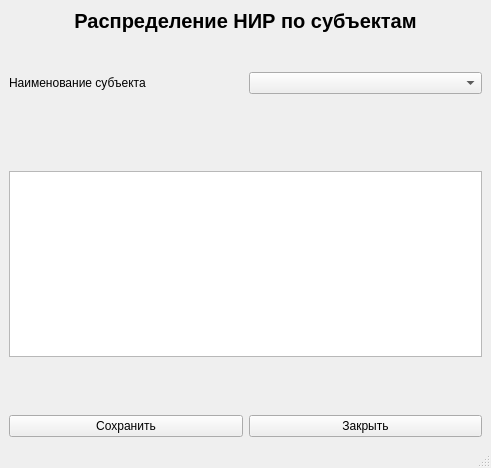
<?xml version="1.0" encoding="UTF-8"?>
<ui version="4.0">
 <class>MainWindow</class>
 <widget class="QMainWindow" name="MainWindow">
  <property name="geometry">
   <rect>
    <x>0</x>
    <y>0</y>
    <width>491</width>
    <height>468</height>
   </rect>
  </property>
  <property name="windowTitle">
   <string>MainWindow</string>
  </property>
  <widget class="QWidget" name="centralwidget">
   <layout class="QVBoxLayout" name="verticalLayout_3">
    <item>
     <layout class="QVBoxLayout" name="verticalLayout">
      <item>
       <widget class="QLabel" name="label">
        <property name="sizePolicy">
         <sizepolicy hsizetype="Preferred" vsizetype="Preferred">
          <horstretch>0</horstretch>
          <verstretch>0</verstretch>
         </sizepolicy>
        </property>
        <property name="font">
         <font>
          <pointsize>15</pointsize>
          <weight>75</weight>
          <italic>false</italic>
          <bold>true</bold>
          <underline>false</underline>
          <strikeout>false</strikeout>
          <kerning>true</kerning>
         </font>
        </property>
        <property name="tabletTracking">
         <bool>false</bool>
        </property>
        <property name="focusPolicy">
         <enum>Qt::NoFocus</enum>
        </property>
        <property name="acceptDrops">
         <bool>false</bool>
        </property>
        <property name="frameShape">
         <enum>QFrame::NoFrame</enum>
        </property>
        <property name="frameShadow">
         <enum>QFrame::Plain</enum>
        </property>
        <property name="text">
         <string>Распределение НИР по субъектам</string>
        </property>
        <property name="textFormat">
         <enum>Qt::AutoText</enum>
        </property>
        <property name="alignment">
         <set>Qt::AlignCenter</set>
        </property>
        <property name="wordWrap">
         <bool>false</bool>
        </property>
        <property name="margin">
         <number>0</number>
        </property>
       </widget>
      </item>
      <item>
       <spacer name="verticalSpacer">
        <property name="orientation">
         <enum>Qt::Vertical</enum>
        </property>
        <property name="sizeHint" stdset="0">
         <size>
          <width>20</width>
          <height>40</height>
         </size>
        </property>
       </spacer>
      </item>
      <item>
       <layout class="QHBoxLayout" name="horizontalLayout_9">
        <item>
         <widget class="QLabel" name="label_10">
          <property name="font">
           <font>
            <pointsize>9</pointsize>
           </font>
          </property>
          <property name="text">
           <string>Наименование субъекта</string>
          </property>
         </widget>
        </item>
        <item>
         <widget class="QComboBox" name="SubCombo"/>
        </item>
       </layout>
      </item>
      <item>
       <spacer name="verticalSpacer_3">
        <property name="orientation">
         <enum>Qt::Vertical</enum>
        </property>
        <property name="sizeHint" stdset="0">
         <size>
          <width>20</width>
          <height>78</height>
         </size>
        </property>
       </spacer>
      </item>
      <item>
       <widget class="QTableView" name="tableView"/>
      </item>
      <item>
       <spacer name="verticalSpacer_2">
        <property name="orientation">
         <enum>Qt::Vertical</enum>
        </property>
        <property name="sizeHint" stdset="0">
         <size>
          <width>20</width>
          <height>59</height>
         </size>
        </property>
       </spacer>
      </item>
      <item>
       <layout class="QHBoxLayout" name="horizontalLayout_8">
        <item>
         <widget class="QPushButton" name="saveBtn2">
          <property name="text">
           <string>Сохранить</string>
          </property>
         </widget>
        </item>
        <item>
         <widget class="QPushButton" name="closeBtn2">
          <property name="text">
           <string>Закрыть</string>
          </property>
         </widget>
        </item>
       </layout>
      </item>
     </layout>
    </item>
   </layout>
  </widget>
  <widget class="QMenuBar" name="menubar">
   <property name="geometry">
    <rect>
     <x>0</x>
     <y>0</y>
     <width>491</width>
     <height>21</height>
    </rect>
   </property>
  </widget>
  <widget class="QStatusBar" name="statusbar"/>
 </widget>
 <resources/>
 <connections/>
</ui>
